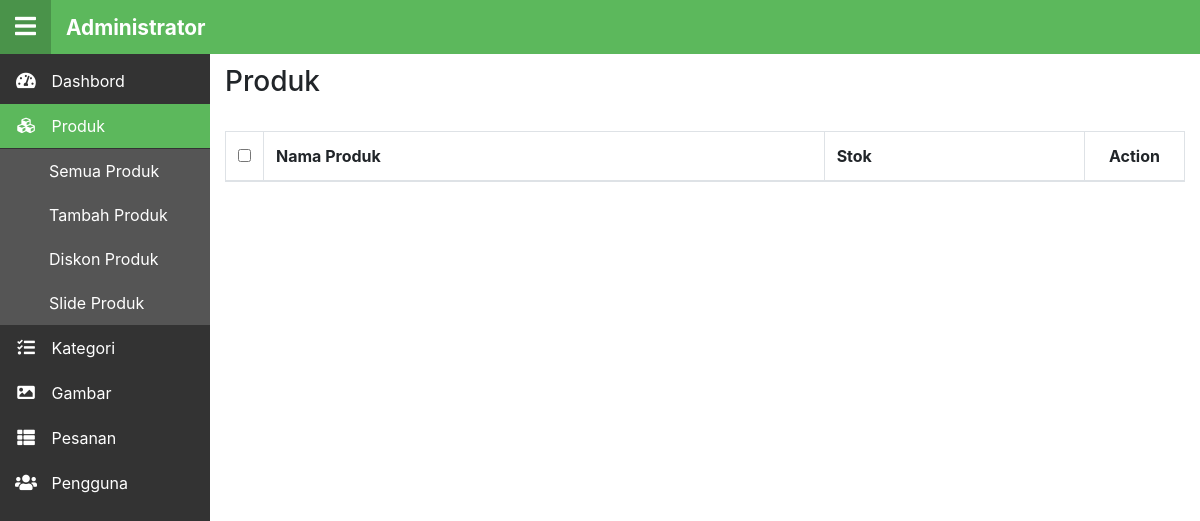
Before: /index.php/admin_produk with the older database file.
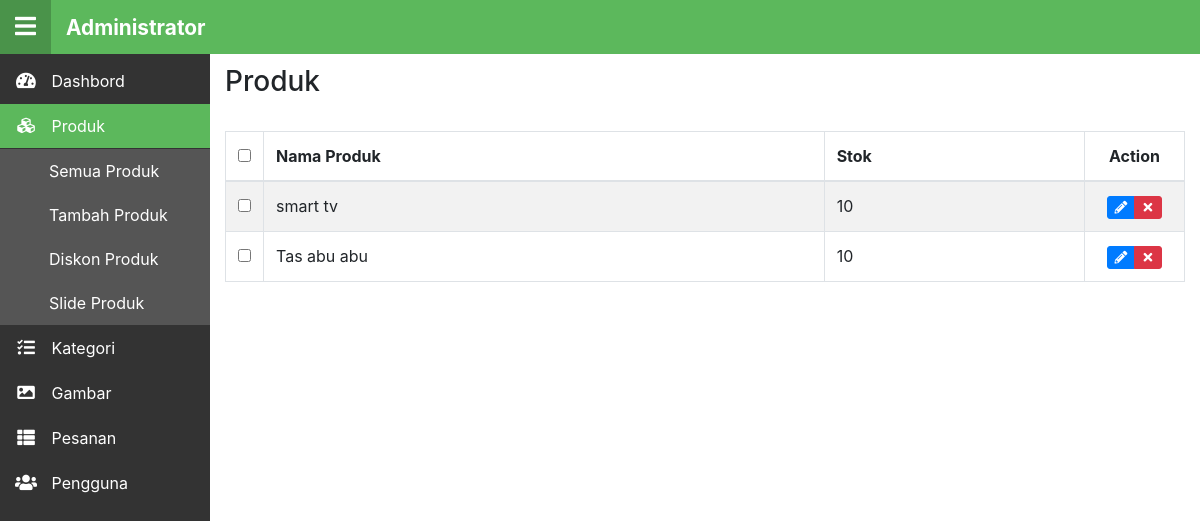
After: the same page with the newer database file.
### tables this page shows
CREATE TABLE `produk` (
  `id` int(11) NOT NULL,
  `nama` varchar(220) NOT NULL,
  `harga` varchar(220) NOT NULL,
  `berat` varchar(220) NOT NULL,
  `stok` varchar(220) NOT NULL,
  `gambar` varchar(500) NOT NULL,
  `kategori` varchar(220) NOT NULL,
  `diskon` varchar(220) NOT NULL,
  `deskripsi` text NOT NULL
);

### application/controllers/Admin_produk.php (called while the page is built, shortened)
<?php
class Admin_produk extends CI_Controller {
	public function index()
	{
		$data['csrf'] = array(
			        'name' => $this->security->get_csrf_token_name(),
			        'hash' => $this->security->get_csrf_hash()
			    );
		$data['produk'] = $this->general->read_by('produk');
		$content['content'] = $this->load->view('admin/produk', $data, true);
		$content['title'] = 'Produk - Administrator';
		$content['btn'] = 'produk';
		$content['btn_add'] = 'alink';
		$content['btn_alink'] = site_url('admin/tambah-produk');
		$this->load->view('layout/admin_template', $content);
		$this->general->reload('admin/produk', array('del', 'del-all'));
	}
}

### index.php (called while the page is built, shortened)
<?php
require_once BASEPATH.'core/CodeIgniter.php';

### application/models/General.php (called while the page is built, shortened)
<?php
class General extends CI_Model{
	public function read_by($table, $cols = 'id')
	{
		$this->db->order_by($cols, 'DESC');
		$query = $this->db->get($table);
		return $query->result();
	}
}

### application/views/admin/produk.php (the view, shortened to what this page needs)
<h3>Produk</h3>
<br>
<form method="post">
<table class="table table-striped table-bordered" id="myTable">
	<thead>
		<tr>
			<th class="tb-check"><input id="all-check" class="check-true" type="checkbox"></th>
			<th>Nama Produk</th>
			<th class="tb-ctg">Stok</th>
			<th class="tb-act">Action</th>
		</tr>
	</thead>
	<tbody>
	<?php  foreach(@$produk as $produk_item):?>
		<tr>
			<td><input class="check in-check" type="checkbox" name="<?=$produk_item->id?>" value="<?=$produk_item->id?>"></td>
			<td><?=$produk_item->nama?></td>
			<td><?=$produk_item->stok?></td>
			<td class="tb-act">
				<div class="btn-group btn-group-xs">
					<a href="edit-produk/<?=$produk_item->id?>" class="btn btn-primary btn-table" title="Edit">
						<i class="fa fa-pencil-alt fa-fw"></i></a>
					<button type="submit" class="btn btn-danger btn-table" title="Hapus" name="del" value="<?=$produk_item->id?>">
						<i class="fa fa-times fa-fw"></i></button>
				</div>
			</td>
		</tr>
	<?php endforeach;?>
	</tbody>
</table>
</form>

### application/views/layout/admin_template.php (shortened to what this page needs)
<!DOCTYPE html>
<html lang="en">
	<head>
    	<link rel="stylesheet" href="https://stackpath.bootstrapcdn.com/bootstrap/4.2.1/css/bootstrap.min.css">
    	<link rel="stylesheet" href="https://use.fontawesome.com/releases/v5.6.3/css/all.css">
        <link rel="stylesheet" href="<?=base_url('assets/css/main.css')?>">
		<link rel="stylesheet" href="<?=base_url('assets/css/admin.css')?>">
	</head>
	<body>
		<div class="top-bar">
            <div class="container-fluid">
                <div class="row">
                    <div class="btn-burger burger dib pointer"><i class="fa fa-bars"></i></div>
                    <div class="brands dib"><strong>Administrator</strong></div>
                </div>
            </div>
        </div>
        <div class="admin-menu">
            <ul class="list-unstyled">
                <li id="home">
                    <a href="<?=site_url('admin')?>" class="admin-menu-first" data-id="#home">
                        <i class="fa fa-tachometer-alt fa-fw"></i>
                        <span>Dashbord</span>
                    </a>
                </li>
                <li id="produk">
                    <a class="admin-menu-first" data-id="#produk">
                        <i class="fa fa-cubes fa-fw"></i>
                        <span>Produk</span>
                    </a>
                    <ul class="submenu">
                        <li><a href="<?=site_url('admin/produk')?>">Semua Produk</a></li>
                        <li><a href="<?=site_url('admin/tambah-produk')?>">Tambah Produk</a></li>
                        <li><a href="<?=site_url('admin/diskon')?>">Diskon Produk</a></li>
                        <li><a href="<?=site_url('admin/slide')?>">Slide Produk</a></li>
                    </ul>
                </li>
                <li id="kategori">
                    <a href="<?=site_url('admin/kategori')?>" class="admin-menu-first" data-id="#kategori">
                        <i class="fa fa-tasks fa-fw"></i>
                        <span>Kategori</span>
                    </a>
                </li>
                <li id="gambar">
                    <a href="<?=site_url('admin/gambar')?>" class="admin-menu-first" data-id="#gambar">
                        <i class="fa fa-image fa-fw"></i>
                        <span>Gambar</span>
                    </a>
                </li>
                <li id="pesanan">
                    <a href="<?=site_url('admin/pesanan')?>" class="admin-menu-first" data-id="#pesanan">
                        <i class="fa fa-th-list fa-fw"></i>
                        <span>Pesanan</span>
                    </a>
                </li>
                <li id="user">
                    <a class="admin-menu-first" data-id="#user">
                        <i class="fa fa-users fa-fw"></i>
                        <span>Pengguna</span>
                    </a>
                </li>
			</ul>
		</div>
		<div class="contents"><?=$content?></div>
	</body>
</html>

### assets/css/main.css (style rules this page uses)
.pointer { cursor:pointer; }
.dib { display:inline-block; }
.form-control, .mce-tinymce, .btn, .panel { border-radius: 3px; }
.btn-table { display: block; padding: 1px 5px; font-size: 0.8em; width: 28px; margin: 0 auto; }

### assets/css/admin.css (style rules this page uses)
.contents { padding: 65px 15px 50px 225px; transition: 0.3s; }
.top-bar { position: fixed; left:0; right:0; z-index: 10; background-color: #337ab7; }
.btn-burger { float:left; padding: 14.3px 15px; margin: 0; font-size: 1.5em; color:#fff; line-height: 20px; }
.top-bar { position: fixed; left:0; right:0; z-index: 10; background-color: #5cb85c }
.btn-burger { float:left; padding: 13.5px 15px; font-size: 1.5em; line-height:0; color:#fff; }
.brands { float:left; padding: 11.5px 15px; font-size: 1.3em; color:#fff; }
.admin-menu { position: fixed; left:0; top:0; bottom:0; width: 210px; margin-top: 48px; padding-top: 10px; background-color: #333; z-index: 9; overflow-y: auto; overflow-x: hidden; transition: 0.3s; }
.admin-menu ul li a, .submenu li a { display: block; font-weight: normal; padding:10px 0; padding-left:5px; text-decoration: none; cursor:pointer; color:#fff !important; }
.admin-menu-first, .admin-menu-active { margin:1px 0; }
.admin-menu-active { background-color:#5cb85c; }
.admin-menu-first i, .admin-menu-active i { font-size:1.1em; margin:0 10px; }
.submenu { max-height:0; overflow:hidden; transition: max-height 0.3s ease-out; list-style:none; background-color:#555; }
.submenu li { padding-left:4px; }
.tb-check { width:30px; }
.tb-act { width:100px; text-align: center; }

Changed rows visible on the page:
added produk: nama "smart tv", stok "10", $produk_item->id 2 (drawn)
added produk: nama "Tas abu abu", stok "10", $produk_item->id 1 (drawn)
